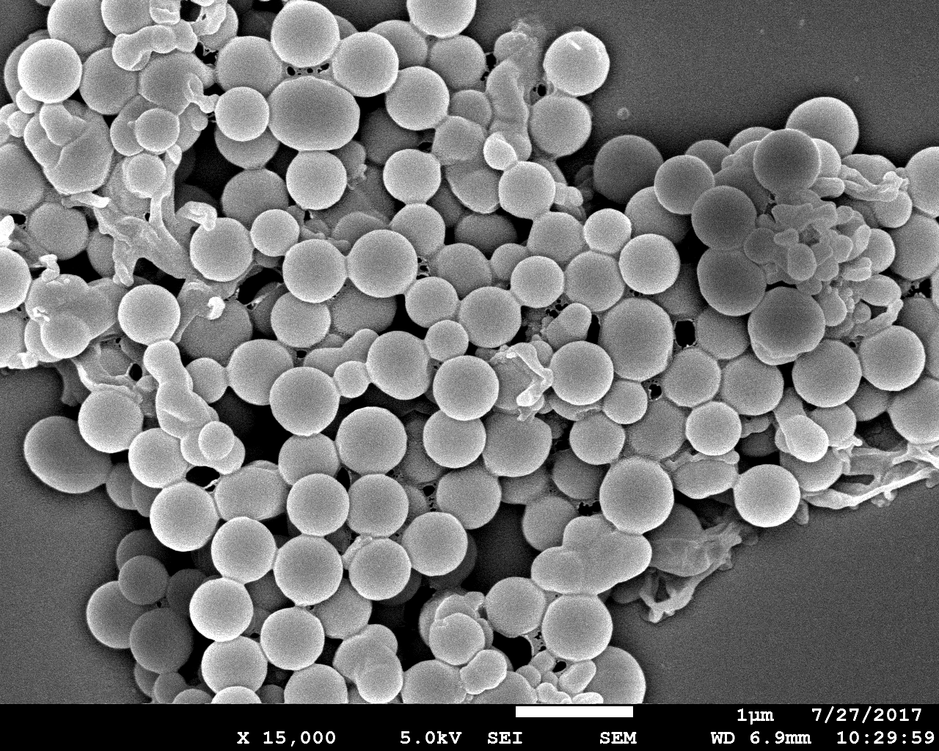
#> input picture img/0.5.tif, 939 x 751 px, shrunk from 1280 x 1024 before the run
$ python sem1.py
#> lines starting #> are read from the running program, lines starting #| are printed output that depends on the picture
# @author: Wayne Yeo <fishnsotong>
# @date:   2017-08-17T04:31:49+08:00
# @email:  wayne.yeo.wei.zhong.2017@vjc.sg
# @last modified by:   fishnsotong
# @last modified time: 2017-08-17T04:51:53+08:00


import matplotlib.pyplot as plt
from matplotlib.pyplot import figure, imshow, axis
from matplotlib.image import imread
import datetime as dt

# read an image
list_of_files = ['../img/0.5.tif', '../img/1.tif', '../img/2.tif', '../img/3.tif','../img/5.tif']

# define and execute image function
def showImagesHorizontally(list_of_files):
    fig = figure()
    number_of_files = len(list_of_files)
    for i in range(number_of_files):
        a=fig.add_subplot(1,number_of_files,i+1)
        image = imread(list_of_files[i])
#> image is the input picture: shape (751, 939, 3); min 0, max 255, mean 118.4
        imshow(image,cmap='Greys_r')
        axis('off')


showImagesHorizontally(list_of_files)
plt.xlabel("wt. % concentration of surfactant")

now = str(dt.datetime.today())
plt.savefig("../figs/sem1"+ now +".png")
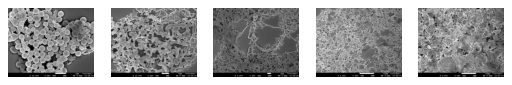
#> figure drawn by matplotlib, 5 panels

plt.show()
